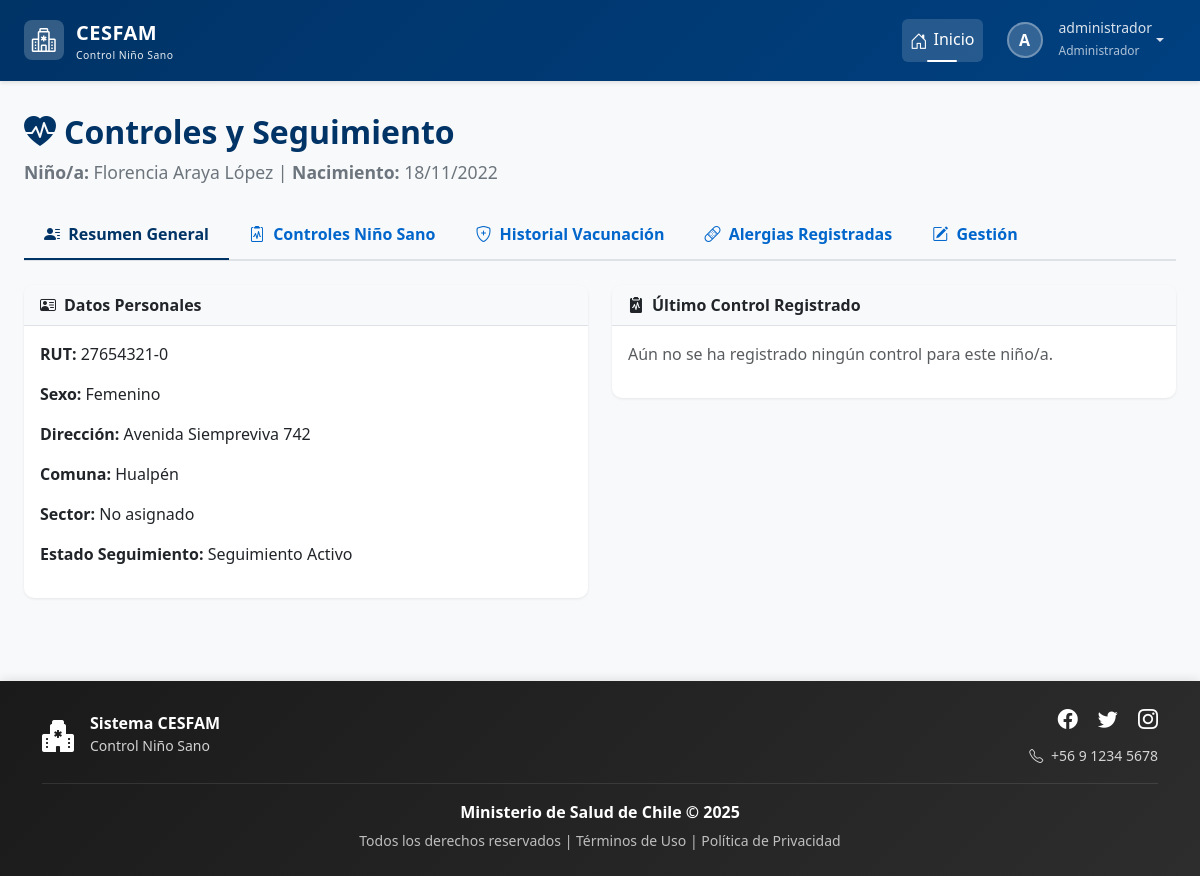
/ninos/27654321-0/ (signed in), run on the app's committed database.
### login/models.py (models this page shows, shortened)
class Usuario(AbstractBaseUser, PermissionsMixin):
    rut = models.CharField(max_length=10, unique=True)
    nombre_completo = models.CharField(max_length=200)
    email = models.EmailField(unique=True)
    rol = models.ForeignKey(Rol, on_delete=models.PROTECT)
    clave_temporal = models.BooleanField(default=False)
    nombre_completo_norm = models.CharField(
        max_length=200,
        editable=False,
        db_index=True
    )
    activo = models.BooleanField(default=True)
    is_staff = models.BooleanField(default=False) # Necesario para el admin de Django
    fecha_creacion = models.DateTimeField(default=timezone.now)
    objects = UsuarioManager()
    USERNAME_FIELD = 'rut'
    REQUIRED_FIELDS = ['nombre_completo', 'email']

class Rol(models.Model):
    id = models.AutoField(primary_key=True)
    nombre_rol = models.CharField(max_length=30, unique=True)
    descripcion = models.CharField(max_length=200)

### control/models.py (models this page shows, shortened)
class Nino(models.Model):
    ESTADO_SEGUIMIENTO_CHOICES = [
        ('ACTIVO', 'Seguimiento Activo'),
        ('COMPLETADO', 'Programa Completado'),
        ('TRASLADADO', 'Trasladado/Inactivo'),
        ('FALLECIDO', 'Fallecido'),
        ('OTRO', 'Otro'),
    ]
    SEXO_CHOICES = [
        ('Masculino', 'Masculino'),
        ('Femenino', 'Femenino')
    ]
    rut_nino = models.CharField(max_length=10, primary_key=True)
    nombre = models.CharField(max_length=50)
    ap_paterno = models.CharField(max_length=30)
    ap_materno = models.CharField(max_length=30, blank=True, null=True)
    fecha_nacimiento = models.DateField()
    sexo = models.CharField(max_length=20, choices=SEXO_CHOICES)
    direccion = models.CharField(max_length=200)
    fecha_registro = models.DateTimeField(auto_now_add=True)
    comuna = models.ForeignKey(Comuna, on_delete=models.PROTECT)
    estado_seguimiento = models.CharField(
        max_length=20,
        choices=ESTADO_SEGUIMIENTO_CHOICES,
        default='ACTIVO',
        verbose_name="Estado del Seguimiento"
    )
    sector = models.CharField(
        max_length=50,
        blank=True, # Lo hacemos opcional por si no se conoce al principio
        null=True,
        verbose_name="Sector Asignado"
    )
    fecha_fallecimiento = models.DateField(
        null=True,
        blank=True,
        verbose_name="Fecha de Fallecimiento"
    )
    nombre_norm = models.CharField(
        max_length=50,
        editable=False,     # No se muestra en formularios/admin
        db_index=True       # Indexado para búsquedas rápidas
    )
    ap_paterno_norm = models.CharField(
        max_length=30,
        editable=False,
        db_index=True
    )
    ap_materno_norm = models.CharField(
        max_length=30,
        blank=True,
        null=True,
        editable=False,
        db_index=True
    )
    history = HistoricalRecords()

class Comuna(models.Model):
    id = models.AutoField(primary_key=True)
    nom_comuna = models.CharField(max_length=50)
    ciudad = models.ForeignKey(Ciudad, on_delete=models.PROTECT)

### control/views.py (the view, shortened to what this page needs)
# urls.py: path('ninos/<str:nino_rut>/', views.controles, name='detalle_nino'),
@login_required
def controles(request, nino_rut):
    nino = get_object_or_404(Nino.objects.select_related('comuna'), pk=nino_rut)
    user = request.user
    if user.rol.nombre_rol.lower() == 'tutor':
        try:
            if not user.perfil_tutor.ninos.filter(pk=nino.pk).exists():
                raise PermissionDenied
        except Tutor.DoesNotExist:
             raise PermissionDenied
    lista_controles = nino.controles.select_related('periodo').all().order_by('fecha_control_programada')
    vacunas_aplicadas = nino.vacunas_aplicadas.select_related('vacuna').all().order_by('fecha_programada')
    alergias_registradas = nino.alergias_registradas.select_related('categoria').all().order_by('-fecha_aparicion')
    ultimo_control = nino.controles.filter(
        fecha_realizacion_control__isnull=False,
        deshabilitado=False
    ).order_by('-fecha_realizacion_control').first()
    contexto = {
        "nino": nino,
        "controles": lista_controles,
        "vacunas_aplicadas": vacunas_aplicadas,
        "alergias_registradas": alergias_registradas,
        "ultimo_control": ultimo_control,
        "estado_seguimiento_choices": Nino.ESTADO_SEGUIMIENTO_CHOICES,
    }
    return render(request, 'control/nino/controles.html', contexto)

### control/templates/control/nino/controles.html (shortened to what this page needs)
{% extends 'base.html' %}
{% load static %}
{% block extra_css %}
    <link rel="stylesheet" href="{% static 'css/estilocontroles.css' %}">
{% endblock %}
{% block content %}
<div class="page-header mb-4">
    <h2><i class="bi bi-heart-pulse-fill me-2"></i>Controles y Seguimiento</h2>
    <p class="child-info">
        <strong>Niño/a:</strong> {{ nino.nombre }} {{ nino.ap_paterno }} {{ nino.ap_materno }} |
        <strong>Nacimiento:</strong> {{ nino.fecha_nacimiento|date:"d/m/Y" }}
    </p>
</div>
<ul class="nav nav-tabs" id="controlTabs" role="tablist">
    <li class="nav-item" role="presentation">
        <button class="nav-link active" id="resumen-tab" data-bs-toggle="tab" data-bs-target="#resumen-pane" type="button" role="tab" aria-controls="resumen-pane" aria-selected="true">
            <i class="bi bi-person-lines-fill me-1"></i> Resumen General
        </button>
    </li>
    <li class="nav-item" role="presentation">
        <button class="nav-link" id="controles-tab" data-bs-toggle="tab" data-bs-target="#controles-pane" type="button" role="tab" aria-controls="controles-pane" aria-selected="false">
            <i class="bi bi-clipboard2-pulse me-1"></i> Controles Niño Sano
        </button>
    </li>
    <li class="nav-item" role="presentation">
        <button class="nav-link" id="vacunas-tab" data-bs-toggle="tab" data-bs-target="#vacunas-pane" type="button" role="tab" aria-controls="vacunas-pane" aria-selected="false">
            <i class="bi bi-shield-plus me-1"></i> Historial Vacunación
        </button>
    </li>
    <li class="nav-item" role="presentation">
        <button class="nav-link" id="alergias-tab" data-bs-toggle="tab" data-bs-target="#alergias-pane" type="button" role="tab" aria-controls="alergias-pane" aria-selected="false">
            <i class="bi bi-bandaid me-1"></i> Alergias Registradas
        </button>
    </li>
    {% if request.user.rol.nombre_rol|lower in "administrador,profesional" %}
    <li class="nav-item" role="presentation">
        <button class="nav-link" id="gestion-tab" data-bs-toggle="tab" data-bs-target="#gestion-pane" type="button" role="tab" aria-controls="gestion-pane" aria-selected="false">
            <i class="bi bi-pencil-square me-1"></i> Gestión
        </button>
    </li>
    {% endif %}
    </ul> <div class="tab-content" id="controlTabsContent">
<div class="tab-content" id="controlTabsContent">
    <div class="tab-pane fade show active" id="resumen-pane" role="tabpanel" aria-labelledby="resumen-tab" tabindex="0">
        <div class="row mt-3">
            <div class="col-md-6">
                <div class="card summary-card">
                    <div class="card-header"><i class="bi bi-person-vcard me-2"></i>Datos Personales</div>
                    <div class="card-body">
                        <p><strong>RUT:</strong> {{ nino.rut_nino }}</p>
                        <p><strong>Sexo:</strong> {{ nino.sexo }}</p>
                        <p><strong>Dirección:</strong> {{ nino.direccion|default:"No registrada" }}</p>
                        <p><strong>Comuna:</strong> {{ nino.comuna.nom_comuna }}</p>
                        <p><strong>Sector:</strong> {{ nino.sector|default:"No asignado" }}</p>
                        <p><strong>Estado Seguimiento:</strong> {{ nino.get_estado_seguimiento_display }}</p>
                    </div>
                </div>
            </div>
            <div class="col-md-6">
                <div class="card summary-card">
                    <div class="card-header"><i class="bi bi-clipboard2-pulse-fill me-2"></i>Último Control Registrado</div>
                    <div class="card-body">
                        {% if ultimo_control %}
                            <p><strong>Tipo:</strong> {{ ultimo_control.nombre_control }}</p>
                            <p><strong>Fecha Realización:</strong> {{ ultimo_control.fecha_realizacion_control|date:"d/m/Y" }}</p>
                            <p><strong>Peso:</strong> {{ ultimo_control.pesokg|default:"N/R" }} kg</p>
                            <p><strong>Talla:</strong> {{ ultimo_control.talla_cm|default:"N/R" }} cm</p>
                            <p><strong>IMC:</strong> {{ ultimo_control.imc|default:"N/R" }}</p>
                            <p><strong>Calif. Nutricional:</strong> {{ ultimo_control.calificacion_nutricional|default:"N/R" }}</p>
                            <a href="{% url 'control:ver_control' ultimo_control.id %}" class="btn btn-sm btn-outline-primary mt-2">
                                <i class="bi bi-eye me-1"></i> Ver Detalles del Control
                            </a>
                        {% else %}
                            <p class="text-muted">Aún no se ha registrado ningún control para este niño/a.</p>
                        {% endif %}
                    </div>
                </div>
            </div>
        </div>
    </div>
</div> {% endblock %}

### templates/base.html (shortened to what this page needs)
{% load static %}
<!DOCTYPE html>
<html lang="es">
<head>
    <link href="https://cdn.jsdelivr.net/npm/bootstrap@5.3.2/dist/css/bootstrap.min.css" rel="stylesheet"
>
    <link rel="stylesheet" href="https://cdn.jsdelivr.net/npm/bootstrap-icons@1.11.1/font/bootstrap-icons.css">
    <link href="https://cdn.jsdelivr.net/npm/select2@4.1.0-rc.0/dist/css/select2.min.css" rel="stylesheet" />
    <link rel="stylesheet" href="{% static 'css/estilobase.css' %}">
    {% block extra_css %}{% endblock %}
</head>
<body>
    <nav class="navbar navbar-expand-lg navbar-dark navbar-cesfam sticky-top">
        <div class="container-fluid px-4">
            <a class="navbar-brand" href="{% url 'home' %}">
                <div class="logo-icon">
                    <i class="bi bi-hospital text-white fs-4"></i>
                </div>
                <div>
                    <span>CESFAM</span>
                    <small class="d-block" style="font-size: 0.65rem; font-weight: 400; opacity: 0.9;">
                        Control Niño Sano
                    </small>
                </div>
            </a>
            <div class="collapse navbar-collapse" id="navbarNav">
                <ul class="navbar-nav ms-auto align-items-lg-center">
                    <li class="nav-item">
                        <a class="nav-link active" href="{% url 'home' %}">
                            <i class="bi bi-house-door"></i>Inicio
                        </a>
                    </li>
                    {% if request.user.is_authenticated %}
                    <li class="nav-item dropdown ms-lg-2">
                        <a class="nav-link dropdown-toggle d-flex align-items-center" href="#"
                           id="userDropdown" role="button" data-bs-toggle="dropdown" aria-expanded="false">
                            <div class="user-avatar">
                                {{ request.user.nombre_completo|first|upper }}
                            </div>
                            <div class="d-none d-lg-block text-start ms-2">
                                <small class="d-block" style="line-height: 1.2;">
                                    {{ request.user.nombre_completo|truncatewords:2 }}
                                </small>
                                <small style="font-size: 0.75rem; opacity: 0.8;">
                                    {{ request.user.rol.nombre_rol }}
                                </small>
                            </div>
                        </a>
                    </li>
                    {% else %}
                    <li class="nav-item ms-lg-2">
                        <a class="btn btn-light btn-sm" href="{% url 'login' %}">
                            <i class="bi bi-box-arrow-in-right me-1"></i>Iniciar Sesión
                        </a>
                    </li>
                    {% endif %}
                </ul>
            </div>
        </div>
    </nav>
    <main class="main-container container-fluid px-4">
        {% block content %}
        {% endblock %}
    </main>
    <footer class="footer-cesfam text-white py-4 mt-auto">
        <div class="container">
            <div class="row align-items-center">
                <div class="col-md-4 text-center text-md-start mb-3 mb-md-0">
                    <div class="d-flex align-items-center justify-content-center justify-content-md-start">
                        <i class="bi bi-hospital-fill fs-2 me-3"></i>
                        <div>
                            <h6 class="mb-0 fw-bold">Sistema CESFAM</h6>
                            <small style="opacity: 0.8;">Control Niño Sano</small>
                        </div>
                    </div>
                </div>
                <div class="col-md-4 text-center text-md-end">
                    <div class="social-links mb-2">
                        <a href="#" class="text-white text-decoration-none me-3" aria-label="Facebook">
                            <i class="bi bi-facebook fs-5"></i>
                        </a>
                        <a href="#" class="text-white text-decoration-none me-3" aria-label="Twitter">
                            <i class="bi bi-twitter fs-5"></i>
                        </a>
                        <a href="#" class="text-white text-decoration-none" aria-label="Instagram">
                            <i class="bi bi-instagram fs-5"></i>
                        </a>
                    </div>
                    <small style="opacity: 0.8;">
                        <i class="bi bi-telephone me-1"></i> +56 9 1234 5678
                    </small>
                </div>
            </div>
            <div class="footer-divider my-3"></div>
            <div class="row">
                <div class="col-12 text-center">
                    <p class="mb-1">
                        <strong>Ministerio de Salud de Chile &copy; {% now "Y" %}</strong>
                    </p>
                    <small style="opacity: 0.7;">
                        Todos los derechos reservados |
                        <a href="#" class="text-white text-decoration-none">Términos de Uso</a> |
                        <a href="#" class="text-white text-decoration-none">Política de Privacidad</a>
                    </small>
                </div>
            </div>
        </div>
    </footer>
</body>
</html>

### data on the page
Usuario: user.nombre_completo|first "A", user.nombre_completo "administrador", user.rol.nombre_rol "Administrador"
Nino: nombre "Florencia", ap_paterno "Araya", ap_materno "López", fecha_nacimiento "18/11/2022", rut_nino "27654321-0", sexo "Femenino", direccion "Avenida Siempreviva 742", comuna.nom_comuna "Hualpén", sector "No asignado", estado_seguimiento "Seguimiento Activo"
